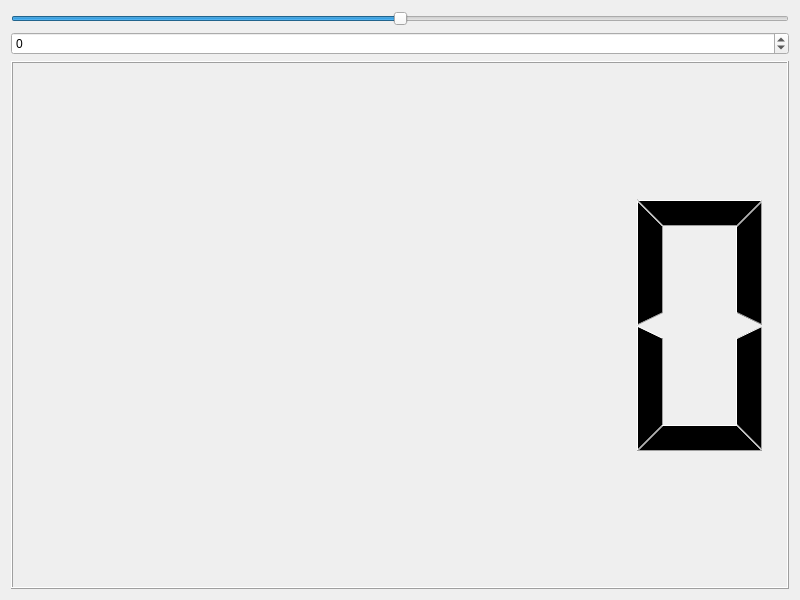
<?xml version="1.0" encoding="UTF-8"?>
<ui version="4.0">
 <class>Widget</class>
 <widget class="QWidget" name="Widget">
  <property name="geometry">
   <rect>
    <x>0</x>
    <y>0</y>
    <width>800</width>
    <height>600</height>
   </rect>
  </property>
  <property name="windowTitle">
   <string>請輸入年齡</string>
  </property>
  <layout class="QVBoxLayout" name="verticalLayout">
   <item>
    <widget class="QSlider" name="horizontalSlider">
     <property name="minimum">
      <number>-100</number>
     </property>
     <property name="maximum">
      <number>100</number>
     </property>
     <property name="orientation">
      <enum>Qt::Orientation::Horizontal</enum>
     </property>
    </widget>
   </item>
   <item>
    <widget class="QSpinBox" name="spinBox">
     <property name="minimum">
      <number>-100</number>
     </property>
     <property name="maximum">
      <number>100</number>
     </property>
    </widget>
   </item>
   <item>
    <widget class="QLCDNumber" name="lcdNumber"/>
   </item>
  </layout>
 </widget>
 <resources/>
 <connections>
  <connection>
   <sender>spinBox</sender>
   <signal>valueChanged(int)</signal>
   <receiver>horizontalSlider</receiver>
   <slot>setValue(int)</slot>
   <hints>
    <hint type="sourcelabel">
     <x>103</x>
     <y>176</y>
    </hint>
    <hint type="destinationlabel">
     <x>368</x>
     <y>171</y>
    </hint>
   </hints>
  </connection>
  <connection>
   <sender>horizontalSlider</sender>
   <signal>valueChanged(int)</signal>
   <receiver>spinBox</receiver>
   <slot>setValue(int)</slot>
   <hints>
    <hint type="sourcelabel">
     <x>344</x>
     <y>170</y>
    </hint>
    <hint type="destinationlabel">
     <x>94</x>
     <y>180</y>
    </hint>
   </hints>
  </connection>
  <connection>
   <sender>horizontalSlider</sender>
   <signal>valueChanged(int)</signal>
   <receiver>lcdNumber</receiver>
   <slot>display(int)</slot>
   <hints>
    <hint type="sourcelabel">
     <x>381</x>
     <y>178</y>
    </hint>
    <hint type="destinationlabel">
     <x>396</x>
     <y>285</y>
    </hint>
   </hints>
  </connection>
  <connection>
   <sender>spinBox</sender>
   <signal>valueChanged(int)</signal>
   <receiver>lcdNumber</receiver>
   <slot>display(int)</slot>
   <hints>
    <hint type="sourcelabel">
     <x>116</x>
     <y>172</y>
    </hint>
    <hint type="destinationlabel">
     <x>341</x>
     <y>326</y>
    </hint>
   </hints>
  </connection>
 </connections>
</ui>
